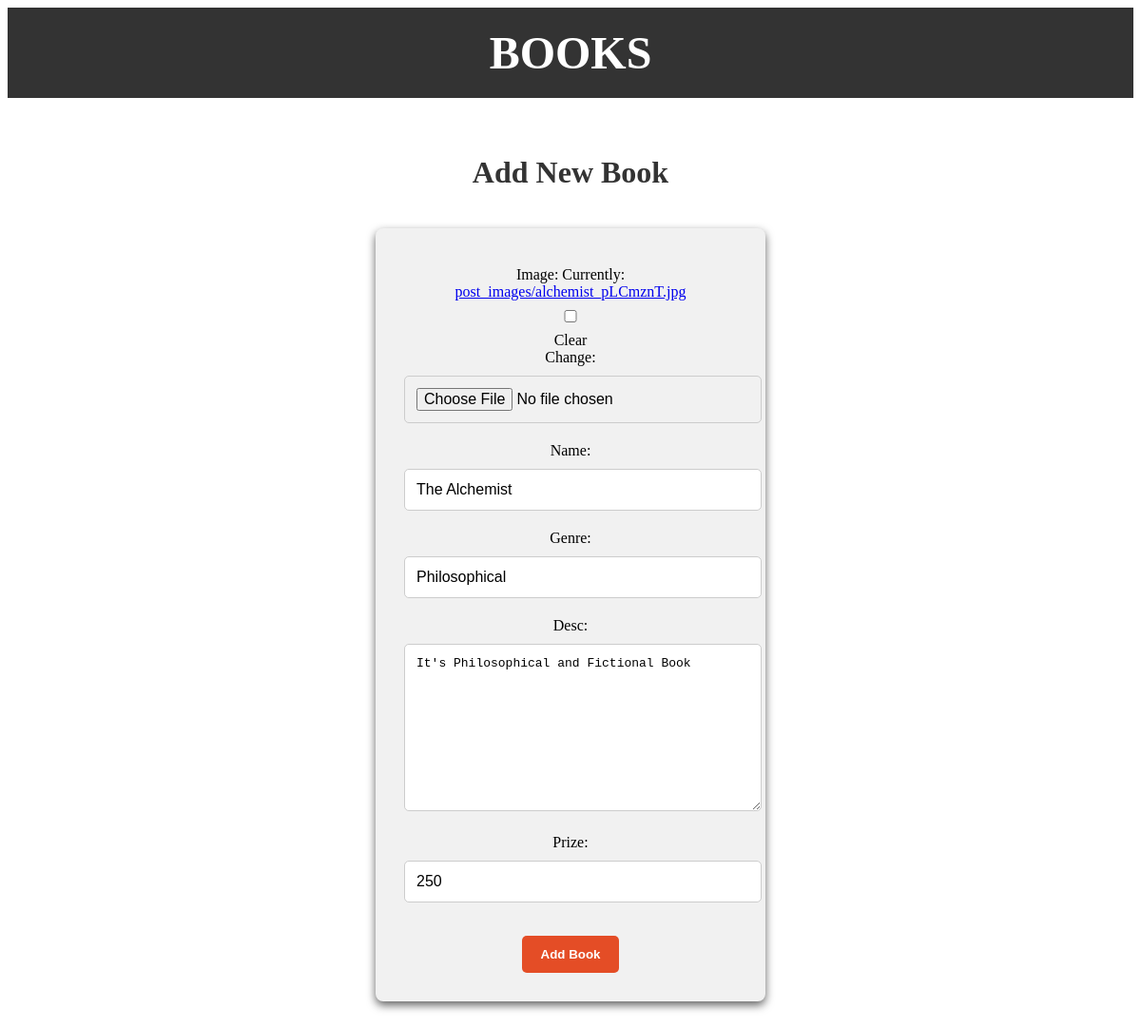
/update_data/6, run on the app's committed database.
### books/models.py (models this page shows, shortened)
class Books(models.Model):
    name = models.CharField(max_length=30)
    genre = models.CharField(max_length=30)
    desc = models.TextField()
    prize = models.IntegerField()
    image = models.ImageField(upload_to="post_images/", null=True, blank=True)

### books/views.py (the view)
# urls.py: path('update_data/<int:id>', views.update_data, name='update_data'),
def update_data(request, id):
    if request.method == "POST":
        pi = Books.objects.get(pk=id)
        fm = BooksForm(request.POST, instance=pi)
        if fm.is_valid():
            fm.save()
            return HttpResponseRedirect("/")
        data = Books.objects.all()
    else:
        pi = Books.objects.get(pk=id)
        fm = BooksForm(instance=pi)
    return render(request,'books/home.html',{'form':fm} )

### books/forms.py
class BooksForm(forms.ModelForm):
    class Meta:
        model = Books
        fields = ["image","name","genre","desc","prize"]

### books/templates/books/home.html (shortened to what this page needs)
<!DOCTYPE html>
<html lang="en">
<head>
</head>
<body>
    <header>
        <h1>BOOKS</h1>
    </header>
    <div>
    <div class="form-container">
        <h1 class="form-h1">Add New Book</h1>
        <form class="form" method="POST" enctype="multipart/form-data">
            {{ form.as_p }}
            <button class="btn" type="submit">Add Book</button>
        </form>
    </div>
</div>
</body>
</html>

### books/templates/books/home.html (style rules this page uses)
.btn { display: inline-block; background-color: #e44d26; color: #fff; padding: 12px 20px; border-radius: 5px; text-decoration: none; font-weight: bold; margin-top: 15px; transition: background-color 0.3s ease, transform 0.3s ease; }
header { background-color: #333; color: white; padding: 20px; text-align: center; }
header h1 { font-size: 3em; margin: 0; }
.form-h1 { font-size: 2em; color: #333; text-align: center; margin-top: 40px; }
.form { background-color: #f1f1f1; padding: 30px; border-radius: 8px; box-shadow: 0 4px 10px rgba(0, 0, 0, 0.62); width: 350px; margin: 40px auto; text-align: center; align-items:center; }
.form p { margin: 10px 0; text-align:center; }
input, select, textarea { width: 100%; padding: 12px; margin: 10px 0; border: 1px solid #ccc; border-radius: 5px; font-size: 1em; transition: border-color 0.3s ease; }
button[type="submit"] { background-color: #e44d26; color: white; padding: 12px 20px; border: none; border-radius: 5px; font-weight: bold; cursor: pointer; transition: background-color 0.3s ease, transform 0.3s ease; }
.form-h1 { font-size: 2em; color: #333; text-align: center; margin-bottom: 20px; }

### data on the page
Books: name "The Alchemist", genre "Philosophical", desc "It's Philosophical and Fictional Book", prize "250"
